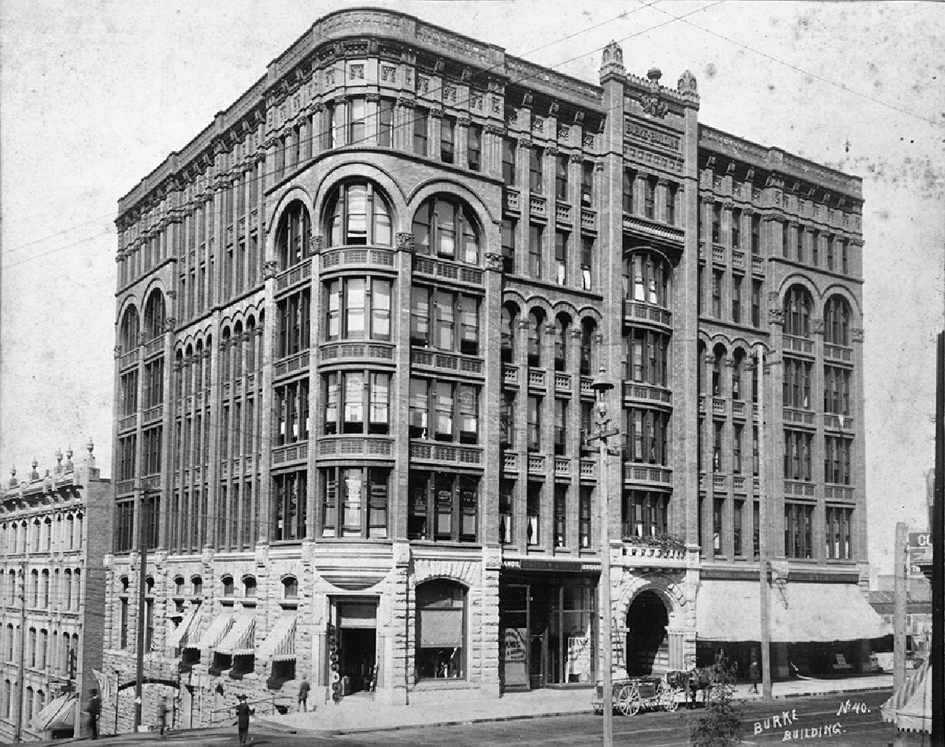
#> input picture data/task3/Seattle1.png, 945 x 747 px, shrunk from 1200 x 948 before the run; its folder holds only this picture in this run
$ python task3.py
#> lines starting #> are read from the running program, lines starting #| are printed output that depends on the picture
#> further down, img is the input picture: shape (747, 945, 3); min 0, max 255, mean 148.5
### src/functions.py
import numpy as np
import cv2

# this function is used to calculate the gaussian distribution
def dnorm(x, mu, sd):
    return 1 / (np.sqrt(2 * np.pi) * sd) * np.e ** (-np.power((x - mu) / sd, 2) / 2)

# manual implementation of horizontal sobel filter
def sobel_horizontal_filter():
    kernel = np.array([[-2, -2, -4, -2, -2], [-1, -1, -2, -1, -1], [0, 0, 0, 0, 0], [1, 1, 2, 1, 1], [2, 2, 4, 2, 2]])
    return kernel

# manual implementation of vertical sobel filter
def sobel_vertical_filter():
    kernel = np.array([[-2, -1, 0, 1, 2], [-2, -1, 0, 1, 2], [-4, -2, 0, 2, 4], [-2, -1, 0, 1, 2], [-2, -1, 0, 1, 2]])
    return kernel

# implementation of median filter
# [22 lines left out: functions median_filter, gaussian_filter, mean_filter, not called in this run]

# implementation of convolution for the sobel filter
def convolution_sobel(image, horizontal, vertical):
    # get the image and kernel dimensions
    image_row, image_col = image.shape[0], image.shape[1]
#> image_row = 747; image_col = 945
    kernel_row, kernel_col = horizontal.shape

    # we just need one channel for the sobel filter
    image = cv2.cvtColor(image, cv2.COLOR_BGR2GRAY)
    output = np.zeros(image.shape)

    # pad the image
    pad_height = int((kernel_row - 1) / 2)
    pad_width = int((kernel_col - 1) / 2)

    # create a padded image
    padded_image = np.zeros((image_row + (2 * pad_height), image_col + (2 * pad_width)))

    # copy the image to the padded image
    padded_image[pad_height:padded_image.shape[0] - pad_height, pad_width:padded_image.shape[1] - pad_width] = image
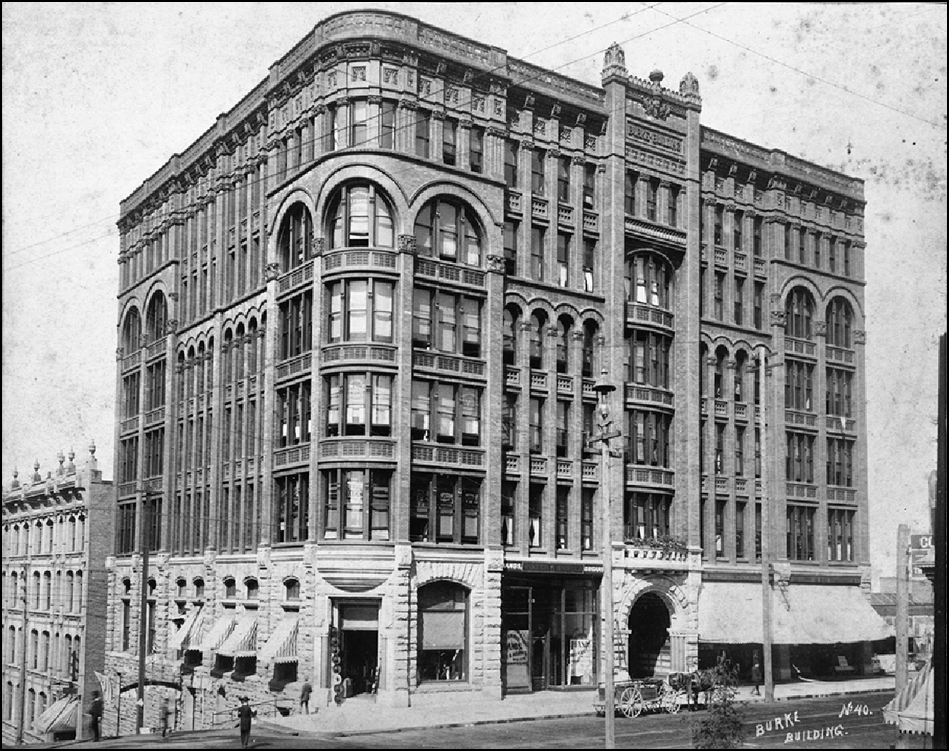
#> padded_image: shape (751, 949) float64; min 0, max 255, mean 147.1

    # apply the sobel filter
    for row in range(image_row):
        for col in range(image_col):
            f_x = np.sum(padded_image[row:row + kernel_row, col:col + kernel_col] * horizontal)
            f_y = np.sum(padded_image[row:row + kernel_row, col:col + kernel_col] * vertical)
            magnitude = np.sqrt(f_x**2 + f_y**2)
            phase = np.arctan(f_y / f_x)
            output[row, col] = magnitude
            # print('Magnitude at row: {}, col: {} is {}'.format(row, col, magnitude))
            # print('Phase at row: {}, col: {} is {}'.format(row, col, phase))
            output[row, col] /= (kernel_row**2 * kernel_col**2) # normalize the output
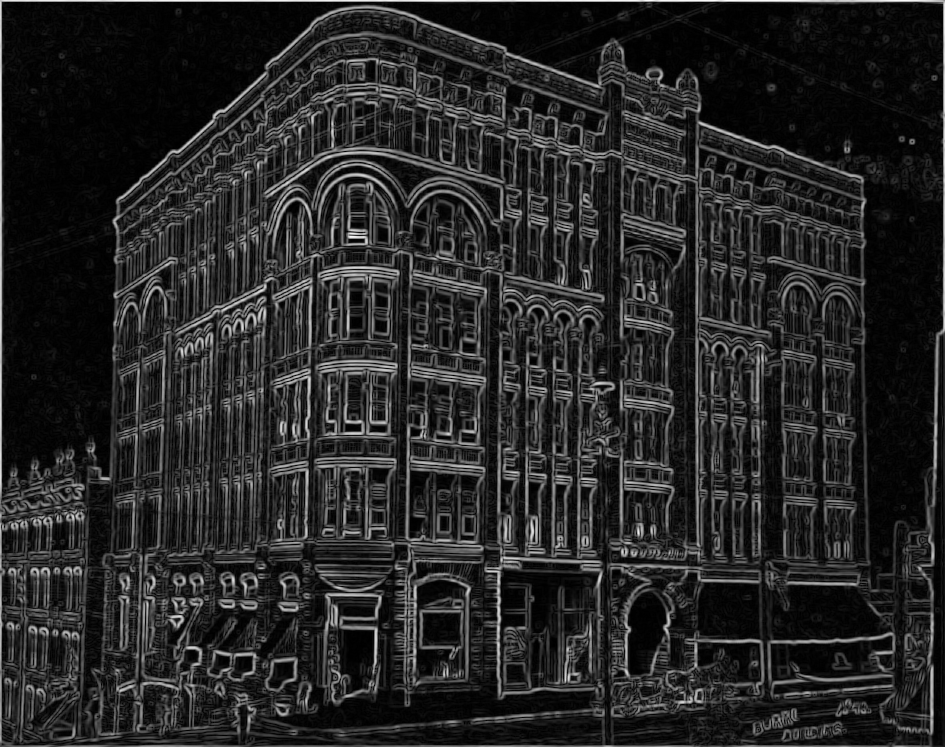
#> output: shape (747, 945) float64; min 0, max 7.17, mean 1.1; drawn with min black and max white

    return output

# implementation of generic convolution
# [34 lines left out: function convolution, not called in this run]

### src/task3.py
import os
import cv2
import numpy as np
from functions import convolution_sobel, sobel_horizontal_filter, sobel_vertical_filter

path = '../data/task3/'
dir_list = os.listdir(path)

for file_name in dir_list:
    img = cv2.imread(path+file_name)
    cv2.imshow('input_image', img)
    cv2.waitKey(0)

    sobel_hor = sobel_horizontal_filter()
    sobel_ver = sobel_vertical_filter()
    sobel = convolution_sobel(img, sobel_hor, sobel_ver)
    cv2.imshow('sobel', sobel)
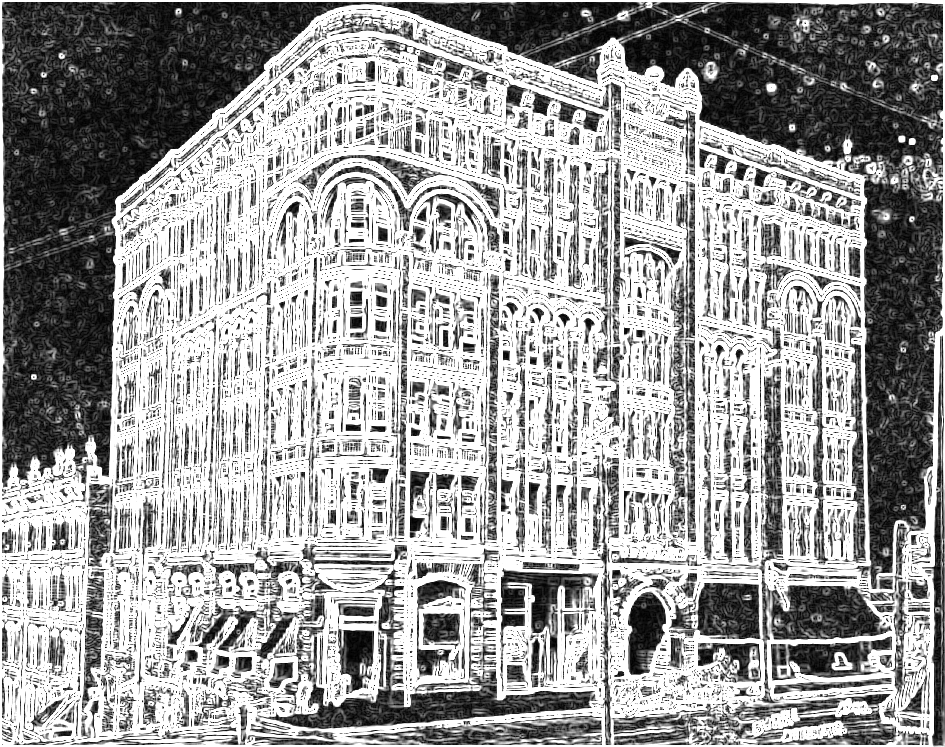
#> window 'sobel': shape (747, 945); min 0, max 255, mean 157.3
    cv2.imwrite('../output/task3/{}'.format(file_name), sobel * 255)
    cv2.waitKey(0)

    cv2.destroyAllWindows()

$ run again, on data/task3/lehigh1.jpeg
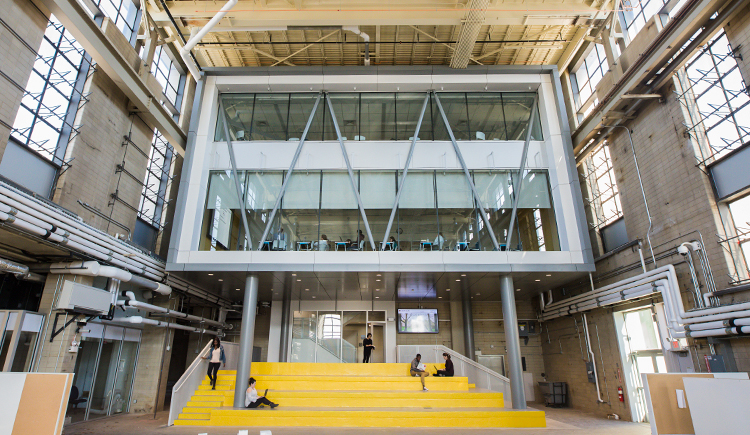
#> input picture data/task3/lehigh1.jpeg, 750 x 435 px
#> img is the input picture: shape (435, 750, 3); mean B, G, R 123, 137.6, 142.9
#> after the loop in convolution_sobel, `for row in range(image_row):`:
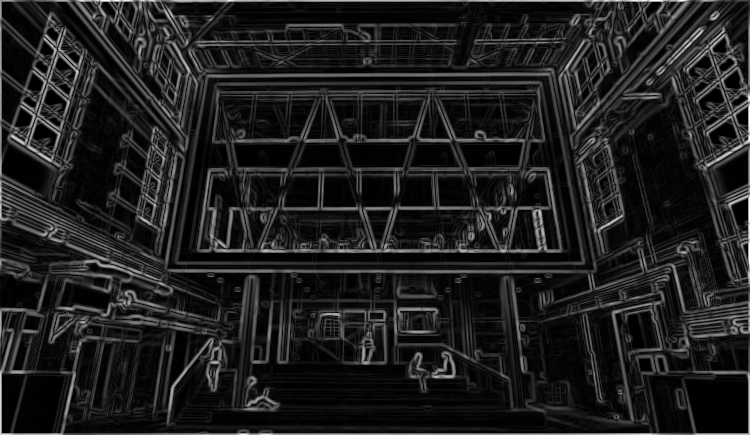
#> output: shape (435, 750) float64; min 0, max 7.2, mean 0.89; drawn with min black and max white
#> `cv2.imshow('sobel', sobel)`:
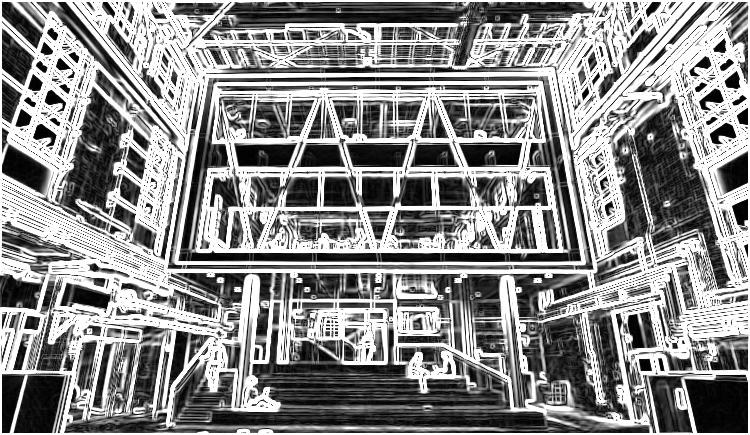
#> window 'sobel': shape (435, 750); min 0, max 255, mean 139.1
